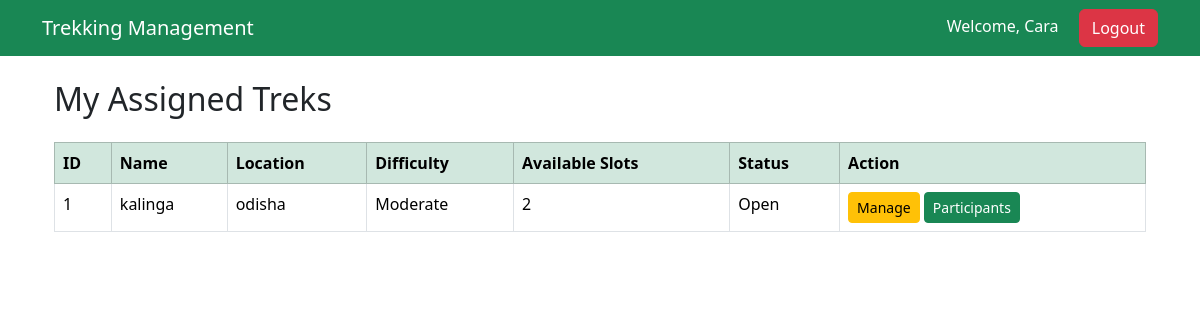
Page /staff/treks (signed in) on the committed database.
### models.py (models this page shows)
class User(UserMixin, db.Model):
    __tablename__ = "users"
    id = db.Column(db.Integer, primary_key=True)
    name = db.Column(db.String(100), nullable=False)
    email = db.Column(db.String(120), unique=True, nullable=False)
    password = db.Column(db.String(200), nullable=False)
    role = db.Column(db.String(20), nullable=False)
    status = db.Column(db.String(20), default="pending")
    contact = db.Column(db.String(20))

class Trek(db.Model):
    __tablename__ = "treks"
    id = db.Column(db.Integer, primary_key=True)
    name = db.Column(db.String(100), nullable=False)
    location = db.Column(db.String(100))
    difficulty = db.Column(db.String(30))
    duration = db.Column(db.Integer)
    available_slots = db.Column(db.Integer)
    status = db.Column(db.String(20), default="Open")
    start_date = db.Column(db.Date)
    end_date = db.Column(db.Date)
    description = db.Column(db.Text)
    staff_id = db.Column(
        db.Integer,
        db.ForeignKey("users.id")
    )

### routes/staff.py (the view)
@staff.route("/treks")
@login_required
def assigned_treks():
    if current_user.role != "staff":
        return "Access Denied"
    treks = Trek.query.filter_by(
        staff_id=current_user.id
    ).all()
    return render_template(
        "staff/assigned_treks.html",
        treks=treks
    )

### app.py (called while the page is built)
@login_manager.user_loader
def load_user(user_id):
    return User.query.get(int(user_id))

### templates/staff/assigned_treks.html
{% extends "base.html" %}
{% block content %}
<div class="container mt-4">
    <h2 class="mb-4">
        My Assigned Treks
    </h2>
    <table class="table table-bordered table-hover">
        <thead class="table-success">
            <tr>
                <th>ID</th>
                <th>Name</th>
                <th>Location</th>
                <th>Difficulty</th>
                <th>Available Slots</th>
                <th>Status</th>
                <th>Action</th>
            </tr>
        </thead>
        <tbody>
            {% if treks %}
                {% for trek in treks %}
                <tr>
                    <td>{{ trek.id }}</td>
                    <td>{{ trek.name }}</td>
                    <td>{{ trek.location }}</td>
                    <td>{{ trek.difficulty }}</td>
                    <td>{{ trek.available_slots }}</td>
                    <td>{{ trek.status }}</td>
                    <td>
                        <a href="{{ url_for('staff.manage_trek', trek_id=trek.id) }}"
                        class="btn btn-warning btn-sm">
                            Manage
                        </a>
                        <a href="{{ url_for('staff.view_participants', trek_id=trek.id) }}"
                        class="btn btn-success btn-sm">
                            Participants
                        </a>
                    </td>
                </tr>
                {% endfor %}
            {% else %}
                <tr>
                    <td colspan="7" class="text-center">
                        No treks assigned.
                    </td>
                </tr>
            {% endif %}
        </tbody>
    </table>
</div>
{% endblock %}

### templates/base.html (shortened to what this page needs)
<!DOCTYPE html>
<html>
<head>
    <link href="https://cdn.jsdelivr.net/npm/bootstrap@5.3.3/dist/css/bootstrap.min.css"
          rel="stylesheet">
</head>
<body>
<nav class="navbar navbar-expand-lg navbar-dark bg-success">
    <div class="container">
        <a class="navbar-brand" href="{{ url_for('home') }}">
            Trekking Management
        </a>
        <div class="ms-auto">
            {% if current_user.is_authenticated %}
                <span class="text-white me-3">
                    Welcome, {{ current_user.name }}
                </span>
                <a href="{{ url_for('auth.logout') }}" class="btn btn-danger">
                    Logout
                </a>
            {% endif %}
        </div>
    </div>
</nav>
<div class="container mt-4">
{% block content %}
{% endblock %}
</div>
</body>
</html>

### rows in the picture
User: name "Cara"
Trek: id "1", name "kalinga", location "odisha", difficulty "Moderate", available_slots "2", status "Open"
